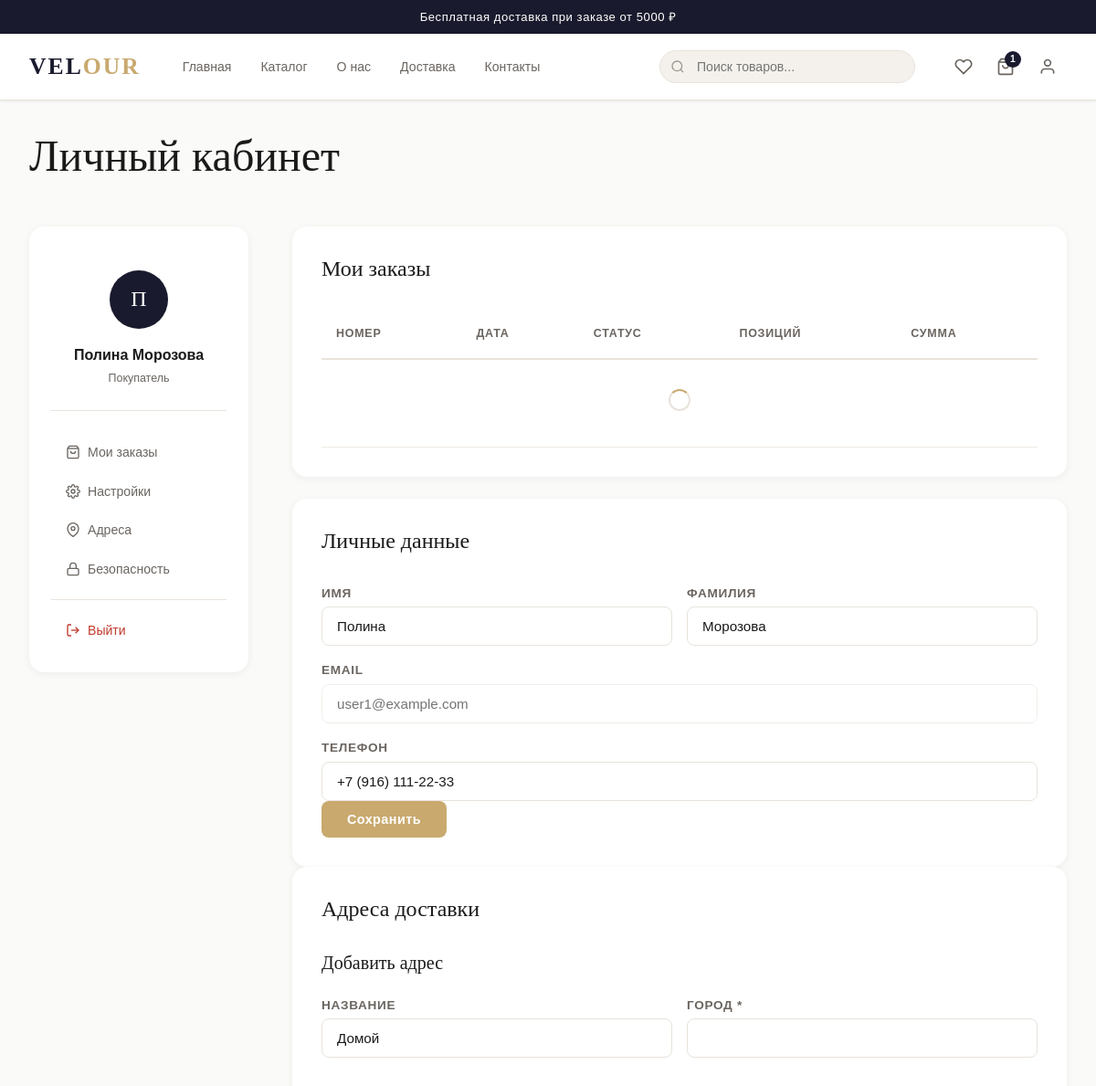
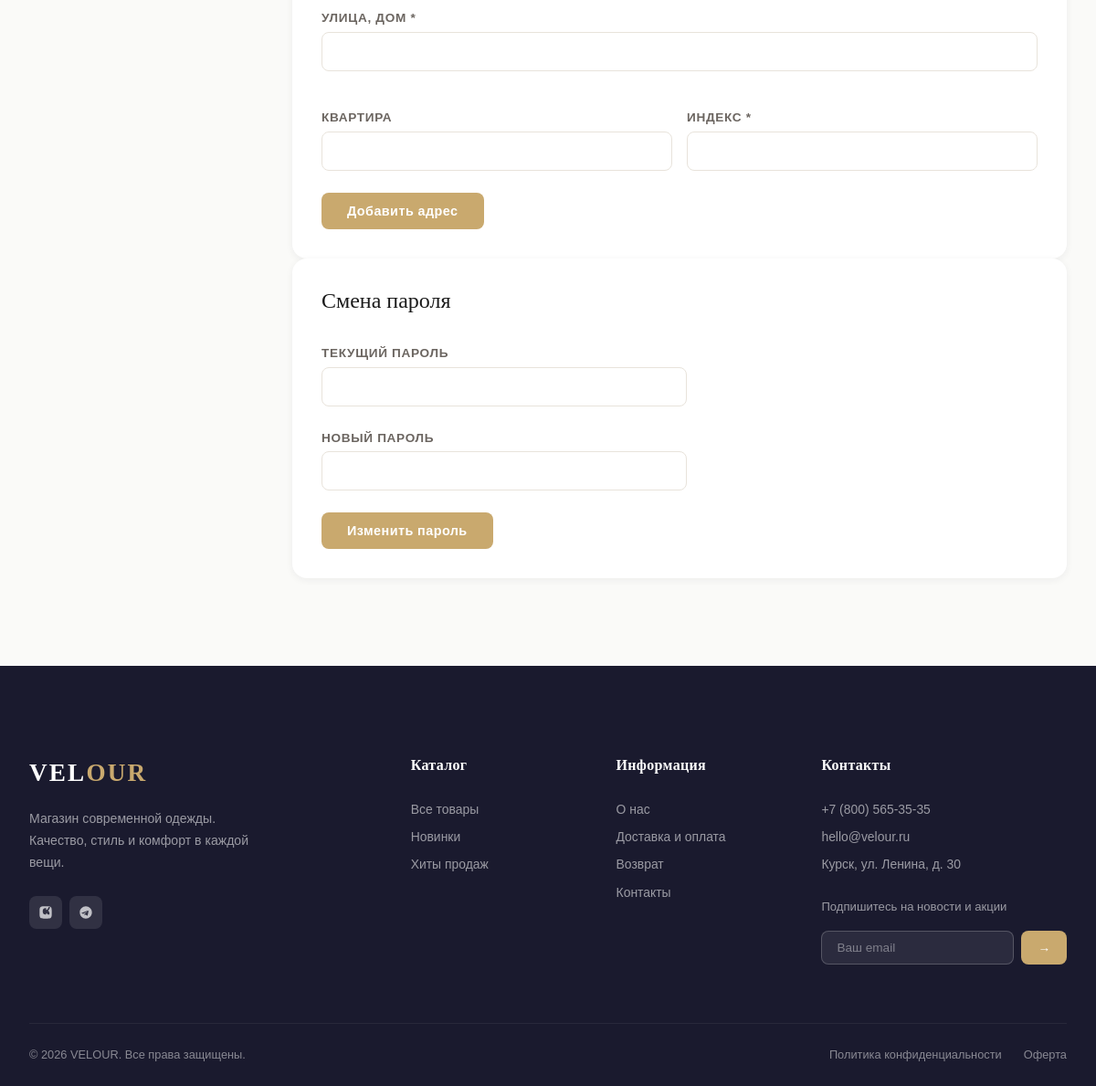
The page /account/profile/ (signed in) on the database its author committed (2 pictures, top to bottom).
### apps/pages/models.py (models this page shows, shortened)
class SiteSettings(models.Model):
    site_name = models.CharField(max_length=100, default='Magazin Odejdi')
    site_description = models.TextField(blank=True)
    phone = models.CharField(max_length=30, blank=True)
    email = models.EmailField(blank=True)
    address = models.CharField(max_length=255, blank=True)
    vk_url = models.URLField(blank=True)
    telegram_url = models.URLField(blank=True)
    instagram_url = models.URLField(blank=True)
    delivery_info = models.TextField(blank=True, verbose_name='Информация о доставке')
    return_policy = models.TextField(blank=True, verbose_name='Политика возврата')
    free_delivery_from = models.DecimalField(max_digits=10, decimal_places=2, default=5000,
                                             verbose_name='Бесплатная доставка от (руб)')
    class Meta:
        verbose_name = 'Настройки сайта'
        verbose_name_plural = 'Настройки сайта'
    @classmethod
    def get(cls):
        obj, _ = cls.objects.get_or_create(pk=1)
        return obj

### apps/accounts/models.py (models this page shows, shortened)
class User(AbstractUser):
    class Role(models.TextChoices):
        CUSTOMER = 'customer', 'Покупатель'
        MANAGER = 'manager', 'Менеджер'
        ADMIN = 'admin', 'Администратор'
    email = models.EmailField(unique=True)
    role = models.CharField(max_length=20, choices=Role.choices, default=Role.CUSTOMER)
    phone = models.CharField(max_length=20, blank=True)
    avatar = models.ImageField(upload_to='avatars/', blank=True, null=True)
    email_confirmed = models.BooleanField(default=False)
    email_confirm_token = models.CharField(max_length=64, blank=True)
    USERNAME_FIELD = 'email'
    REQUIRED_FIELDS = ['username']
    class Meta:
        verbose_name = 'Пользователь'
        verbose_name_plural = 'Пользователи'
    def get_full_name(self):
        full = f'{self.first_name} {self.last_name}'.strip()
        return full or self.email

### apps/accounts/views.py (the view)
# urls.py: path('profile/', views.ProfileView.as_view(), name='profile'),
class ProfileView(LoginRequiredMixin, TemplateView):
    template_name = 'account/profile.html'

### templates/account/profile.html (shortened to what this page needs)
{% extends "base.html" %}
{% load static %}
{% block content %}
<div class="container account-page-container" style="padding-top:var(--space-xl);padding-bottom:var(--space-4xl)">
  <h1 style="margin-bottom:var(--space-2xl)">Личный кабинет</h1>
  <div class="account-layout">
    <aside class="account-sidebar">
      <div class="account-user-info">
        <div class="account-avatar">{{ user.get_full_name|first|upper|default:user.email|first|upper }}</div>
        <div class="account-name">{{ user.get_full_name|default:user.email }}</div>
        <div class="account-role">{{ user.get_role_display }}</div>
      </div>
      <nav>
        <a href="#orders" class="account-nav-link" data-tab="orders">
          <svg viewBox="0 0 24 24" fill="none" stroke="currentColor" stroke-width="2"><path d="M6 2L3 6v14a2 2 0 002 2h14a2 2 0 002-2V6l-3-4z"/><line x1="3" y1="6" x2="21" y2="6"/><path d="M16 10a4 4 0 01-8 0"/></svg>
          Мои заказы
        </a>
        <a href="#settings" class="account-nav-link" data-tab="settings">
          Настройки
        </a>
        <a href="#addresses" class="account-nav-link" data-tab="addresses">
          <svg viewBox="0 0 24 24" fill="none" stroke="currentColor" stroke-width="2"><path d="M21 10c0 7-9 13-9 13s-9-6-9-13a9 9 0 0118 0z"/><circle cx="12" cy="10" r="3"/></svg>
          Адреса
        </a>
        <a href="#security" class="account-nav-link" data-tab="security">
          <svg viewBox="0 0 24 24" fill="none" stroke="currentColor" stroke-width="2"><rect x="3" y="11" width="18" height="11" rx="2" ry="2"/><path d="M7 11V7a5 5 0 0110 0v4"/></svg>
          Безопасность
        </a>
        <div class="divider" style="margin:12px 0"></div>
        <a href="/account/logout/" class="account-nav-link" style="color:var(--color-error)">
          <svg viewBox="0 0 24 24" fill="none" stroke="currentColor" stroke-width="2"><path d="M9 21H5a2 2 0 01-2-2V5a2 2 0 012-2h4"/><polyline points="16 17 21 12 16 7"/><line x1="21" y1="12" x2="9" y2="12"/></svg>
          Выйти
        </a>
      </nav>
    </aside>
    <div class="account-content">
      <div id="orders" class="account-tab">
        <div class="card" style="padding:var(--space-xl);margin-bottom:var(--space-lg)">
          <h3 style="margin-bottom:var(--space-xl)">Мои заказы</h3>
          <div style="overflow:auto">
            <table class="orders-table">
              <thead><tr><th>Номер</th><th>Дата</th><th>Статус</th><th>Позиций</th><th>Сумма</th></tr></thead>
              <tbody id="orders-tbody">
                <tr><td colspan="5" style="text-align:center;padding:32px"><span class="spinner" style="border-color:var(--color-border);border-top-color:var(--color-accent);width:24px;height:24px;border-width:2px"></span></td></tr>
              </tbody>
            </table>
          </div>
        </div>
      </div>
      <div id="settings" class="account-tab">
        <div class="card" style="padding:var(--space-xl);overflow-x:auto">
          <h3 style="margin-bottom:var(--space-xl)">Личные данные</h3>
          <form id="profile-form">
            <div style="display:grid;grid-template-columns:1fr 1fr;gap:var(--space-md)" class="profile-form-grid">
              <div class="form-group">
                <label class="form-label">Имя</label>
                <input type="text" name="first_name" class="form-control" value="{{ user.first_name }}">
              </div>
              <div class="form-group">
                <label class="form-label">Фамилия</label>
                <input type="text" name="last_name" class="form-control" value="{{ user.last_name }}">
              </div>
              <div class="form-group" style="grid-column:1/-1">
                <label class="form-label">Email</label>
                <input type="email" class="form-control" value="{{ user.email }}" disabled style="opacity:.6">
              </div>
              <div class="form-group" style="grid-column:1/-1">
                <label class="form-label">Телефон</label>
                <input type="tel" name="phone" class="form-control" value="{{ user.phone }}" placeholder="+7 (999) 000-00-00">
              </div>
            </div>
            <button type="submit" class="btn btn-primary">Сохранить</button>
          </form>
        </div>
      </div>
      <div id="addresses" class="account-tab">
        <div class="card" style="padding:var(--space-xl)">
          <h3 style="margin-bottom:var(--space-xl)">Адреса доставки</h3>
          <h4 style="margin-bottom:var(--space-lg)">Добавить адрес</h4>
          <form id="address-form">
            <div style="display:grid;grid-template-columns:1fr 1fr;gap:var(--space-md)">
              <div class="form-group"><label class="form-label">Название</label><input type="text" name="label" class="form-control" placeholder="Домой" value="Домой"></div>
              <div class="form-group"><label class="form-label">Город *</label><input type="text" name="city" class="form-control" required></div>
              <div class="form-group" style="grid-column:1/-1"><label class="form-label">Улица, дом *</label><input type="text" name="street" class="form-control" required></div>
              <div class="form-group"><label class="form-label">Квартира</label><input type="text" name="apartment" class="form-control"></div>
              <div class="form-group"><label class="form-label">Индекс *</label><input type="text" name="postal_code" class="form-control" required></div>
            </div>
            <button type="submit" class="btn btn-primary">Добавить адрес</button>
          </form>
        </div>
      </div>
      <div id="security" class="account-tab">
        <div class="card" style="padding:var(--space-xl)">
          <h3 style="margin-bottom:var(--space-xl)">Смена пароля</h3>
          <form id="password-form" style="max-width:400px">
            <div class="form-group"><label class="form-label">Текущий пароль</label><input type="password" name="old_password" class="form-control" required></div>
            <div class="form-group"><label class="form-label">Новый пароль</label><input type="password" name="new_password" class="form-control" required minlength="8"></div>
            <button type="submit" class="btn btn-primary">Изменить пароль</button>
          </form>
        </div>
      </div>
    </div>
  </div>
</div>
{% endblock %}

### templates/base.html (shortened to what this page needs)
<!DOCTYPE html>
<html lang="ru">
<head>
  {% load static %}
  <link rel="stylesheet" href="{% static 'css/fonts.css' %}">
  <link rel="stylesheet" href="{% static 'css/variables.css' %}">
  <link rel="stylesheet" href="{% static 'css/base.css' %}">
  <link rel="stylesheet" href="{% static 'css/header.css' %}">
  <link rel="stylesheet" href="{% static 'css/footer.css' %}">
  <link rel="stylesheet" href="{% static 'css/catalog.css' %}">
  <link rel="stylesheet" href="{% static 'css/pages.css' %}">
</head>
<body data-authenticated="{% if user.is_authenticated %}true{% else %}false{% endif %}">
  {% if site_settings and site_settings.delivery_info %}
  <div class="announcement-bar">
    <span>Бесплатная доставка при заказе от {{ site_settings.free_delivery_from|floatformat:0 }} ₽</span>
  </div>
  {% endif %}
  {% include "includes/header.html" %}
  <main style="flex:1">
    {% block content %}{% endblock %}
  </main>
  {% include "includes/footer.html" %}
</body>
</html>

### templates/includes/footer.html (shortened to what this page needs)
{% load static %}
<footer class="site-footer">
  <div class="container">
    <div class="footer-main">
      <div class="footer-brand">
        <a href="/" class="logo" style="font-family:var(--font-display);font-size:1.7rem;letter-spacing:.08em;color:#fff;margin-bottom:16px;display:block">VEL<span style="color:var(--color-accent)">OUR</span></a>
        <p class="footer-desc">
          {% if site_settings and site_settings.site_description %}
            {{ site_settings.site_description }}
          {% else %}
            Магазин современной одежды. Качество, стиль и комфорт в каждой вещи.
          {% endif %}
        </p>
        <div class="footer-socials">
          {% if site_settings and site_settings.vk_url %}
          <a href="{{ site_settings.vk_url }}" class="footer-social-link" target="_blank" rel="noopener" aria-label="ВКонтакте">
          </a>
          {% endif %}
          {% if site_settings and site_settings.telegram_url %}
          <a href="{{ site_settings.telegram_url }}" class="footer-social-link" target="_blank" rel="noopener" aria-label="Telegram">
          </a>
          {% endif %}
        </div>
      </div>
      <div>
        <div class="footer-col-title">Каталог</div>
        <div class="footer-links">
          <a href="/catalog/" class="footer-link">Все товары</a>
          <a href="/catalog/?is_new=true" class="footer-link">Новинки</a>
          <a href="/catalog/?is_featured=true" class="footer-link">Хиты продаж</a>
        </div>
      </div>
      <div>
        <div class="footer-col-title">Информация</div>
        <div class="footer-links">
          <a href="/about/" class="footer-link">О нас</a>
          <a href="/delivery/" class="footer-link">Доставка и оплата</a>
          <a href="/returns/" class="footer-link">Возврат</a>
          <a href="/contacts/" class="footer-link">Контакты</a>
        </div>
      </div>
      <div>
        <div class="footer-col-title">Контакты</div>
        {% if site_settings %}
        <div class="footer-links" style="margin-bottom:20px">
          {% if site_settings.phone %}<a href="tel:{{ site_settings.phone }}" class="footer-link">{{ site_settings.phone }}</a>{% endif %}
          {% if site_settings.email %}<a href="mailto:{{ site_settings.email }}" class="footer-link">{{ site_settings.email }}</a>{% endif %}
          {% if site_settings.address %}<span class="footer-link" style="cursor:default">{{ site_settings.address }}</span>{% endif %}
        </div>
        {% endif %}
        <div class="footer-newsletter">
          <div style="font-size:.82rem;opacity:.7;margin-bottom:10px">Подпишитесь на новости и акции</div>
          <form class="footer-newsletter-form newsletter-form">
            <input type="email" name="email" placeholder="Ваш email" class="footer-newsletter-input" required>
            <button type="submit" class="footer-newsletter-btn">→</button>
          </form>
        </div>
      </div>
    </div>
    <div class="footer-bottom">
      <span>© {% now "Y" %} {% if site_settings %}{{ site_settings.site_name }}{% else %}VELOUR{% endif %}. Все права защищены.</span>
      <div class="footer-bottom-links">
        <a href="/privacy/">Политика конфиденциальности</a>
        <a href="/terms/">Оферта</a>
      </div>
    </div>
  </div>
</footer>

### rows shown on the page
SiteSettings: free_delivery_from "5000", site_description "Магазин современной одежды. Качество, стиль и комфорт в каждой вещи.", phone "+7 (800) 565-35-35", email "hello@velour.ru", address "Курск, ул. Ленина, д. 30", site_name "VELOUR"
User: get_full_name|first "П", get_full_name "Полина Морозова", role "Покупатель", first_name "Полина", last_name "Морозова", email "user1@example.com", phone "+7 (916) 111-22-33"

### other values the page prints
{{ cart_count }} "1"
